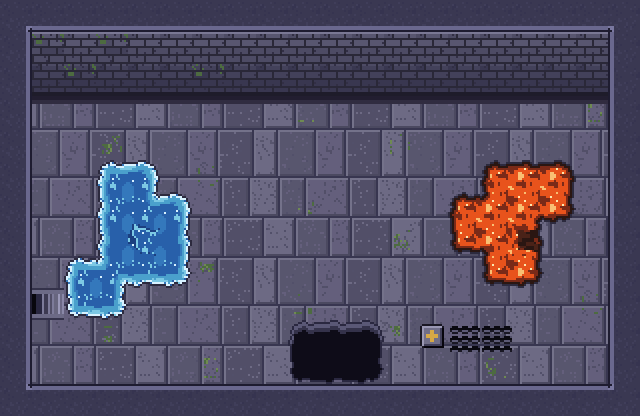

A level layout from a 2D game, rendered from its tile map. Below: a short description, then the map file with its tile-grid data intact:
An orthogonal 20x13 tile map with 32x32 px tiles, 4 tile layers (floor, walls, hazards, overlays).

<map version="1.10" tiledversion="1.10.2" orientation="orthogonal" renderorder="right-down" width="20" height="13" tilewidth="32" tileheight="32" infinite="0" nextlayerid="5" nextobjectid="1">
 <tileset firstgid="1" source="environment.tsx" />
 <layer id="1" name="floor" width="20" height="13">
  <data encoding="csv">
0,0,0,0,0,0,0,0,0,0,0,0,0,0,0,0,0,0,0,0,
0,0,0,0,0,0,0,0,0,0,0,0,0,0,0,0,0,0,0,0,
0,0,0,0,0,0,0,0,0,0,0,0,0,0,0,0,0,0,0,0,
0,14,15,16,13,14,15,16,13,30,15,16,13,14,15,16,13,14,31,0,
0,2,3,20,1,2,3,4,1,2,3,4,17,2,3,4,1,2,3,0,
0,6,7,8,5,6,23,8,5,6,7,8,5,6,7,24,5,6,7,0,
0,10,11,12,9,10,11,12,9,26,11,12,9,10,11,12,9,10,27,0,
0,14,15,32,13,14,15,16,13,14,15,16,29,14,15,16,13,14,15,0,
0,2,3,4,1,2,19,4,1,2,3,4,1,2,3,20,1,2,3,0,
0,6,7,8,5,6,7,8,5,22,7,8,5,6,7,8,5,6,23,0,
0,10,11,28,9,10,11,12,9,10,11,12,25,10,11,12,9,10,11,0,
0,14,15,16,13,14,31,16,13,14,15,16,13,14,15,32,13,14,15,0,
0,0,0,0,0,0,0,0,0,0,0,0,0,0,0,0,0,0,0,0
</data>
 </layer>
 <layer id="2" name="walls" width="20" height="13">
  <data encoding="csv">
87,79,79,79,79,79,79,79,79,79,79,79,79,79,79,79,79,79,79,84,
85,34,33,34,33,33,33,33,33,33,33,33,33,33,33,33,33,33,33,55,
85,38,39,38,38,38,39,38,38,38,38,38,38,38,38,38,38,38,38,55,
85,0,0,0,0,0,0,0,0,0,0,0,0,0,0,0,0,0,0,55,
85,0,0,0,0,0,0,0,0,0,0,0,0,0,0,0,0,0,0,55,
85,0,0,0,0,0,0,0,0,0,0,0,0,0,0,0,0,0,0,55,
85,0,0,0,0,0,0,0,0,0,0,0,0,0,0,0,0,0,0,55,
85,0,0,0,0,0,0,0,0,0,0,0,0,0,0,0,0,0,0,55,
85,0,0,0,0,0,0,0,0,0,0,0,0,0,0,0,0,0,0,55,
85,0,0,0,0,0,0,0,0,0,0,0,0,0,0,0,0,0,0,55,
85,0,0,0,0,0,0,0,0,0,0,0,0,0,0,0,0,0,0,55,
85,0,0,0,0,0,0,0,0,0,0,0,0,0,0,0,0,0,0,55,
88,74,74,74,74,74,74,74,74,74,74,74,74,74,74,74,74,74,74,76
</data>
 </layer>
 <layer id="3" name="hazards" width="20" height="13">
  <data encoding="csv">
0,0,0,0,0,0,0,0,0,0,0,0,0,0,0,0,0,0,0,0,
0,0,0,0,0,0,0,0,0,0,0,0,0,0,0,0,0,0,0,0,
0,0,0,0,0,0,0,0,0,0,0,0,0,0,0,0,0,0,0,0,
0,0,0,0,0,0,0,0,0,0,0,0,0,0,0,0,0,0,0,0,
0,0,0,0,0,0,0,0,0,0,0,0,0,0,0,0,0,0,0,0,
0,0,0,133,197,0,0,0,0,0,0,0,0,0,0,321,405,385,0,0,
0,0,0,141,273,197,0,0,0,0,0,0,0,0,321,413,457,417,0,0,
0,0,0,516,277,561,0,0,0,0,0,0,0,0,297,445,613,0,0,0,
0,0,133,213,237,229,0,0,0,0,0,0,0,0,0,297,417,0,0,0,
0,640,109,229,0,0,0,0,0,0,0,0,0,0,0,0,0,0,0,0,
0,0,0,0,0,0,0,0,0,479,500,495,0,0,0,0,0,0,0,0,
0,0,0,0,0,0,0,0,0,473,505,503,0,0,0,0,0,0,0,0,
0,0,0,0,0,0,0,0,0,0,0,0,0,0,0,0,0,0,0,0
</data>
 </layer>
 <layer id="4" name="overlays" width="20" height="13">
  <data encoding="csv">
0,0,0,0,0,0,0,0,0,0,0,0,0,0,0,0,0,0,0,0,
0,0,0,0,0,0,0,0,0,0,0,0,0,0,0,0,0,0,0,0,
0,0,0,0,0,0,0,0,0,0,0,0,0,0,0,0,0,0,0,0,
0,713,713,713,713,713,713,713,713,713,713,713,713,713,713,713,713,713,713,0,
0,0,0,0,0,0,0,0,0,0,0,0,0,0,0,0,0,0,0,0,
0,0,0,0,0,0,0,0,0,0,0,0,0,0,0,0,0,0,0,0,
0,0,0,0,0,0,0,0,0,0,0,0,0,0,0,0,0,0,0,0,
0,0,0,0,689,0,0,0,0,0,0,0,0,0,0,0,0,0,0,0,
0,0,0,0,0,0,0,0,0,0,0,0,0,0,0,0,0,0,0,0,
0,0,0,0,0,0,0,0,0,0,0,0,0,0,0,0,0,0,0,0,
0,0,0,0,0,0,0,0,0,0,0,0,0,711,705,705,0,0,0,0,
0,0,0,0,0,0,0,0,0,0,0,0,0,0,0,0,0,0,0,0,
0,0,0,0,0,0,0,0,0,0,0,0,0,0,0,0,0,0,0,0
</data>
 </layer>
</map>
